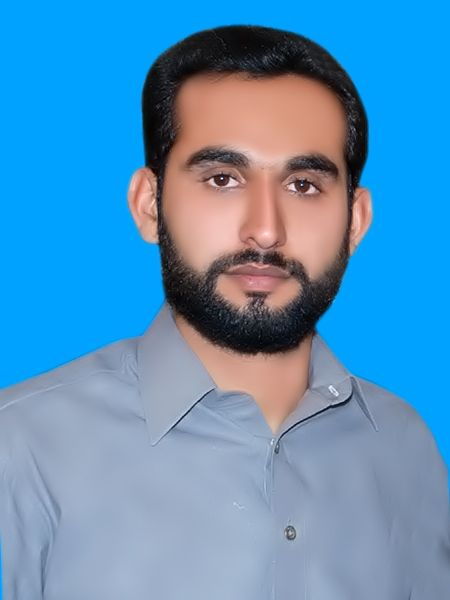
#> input picture sample.jpeg, 450 x 600 px
$ python final.py
#> lines starting #> are read from the running program, lines starting #| are printed output that depends on the picture
#> the answer given: 1
#> the answer given: 1
#> further down, img is the input picture: PIL image 450x600 RGB; mean R, G, B 88.6, 146.2, 187.9
#> (the call stopped at in bg_remove, `remove_output = remove(img)`: rembg is not available in this run)
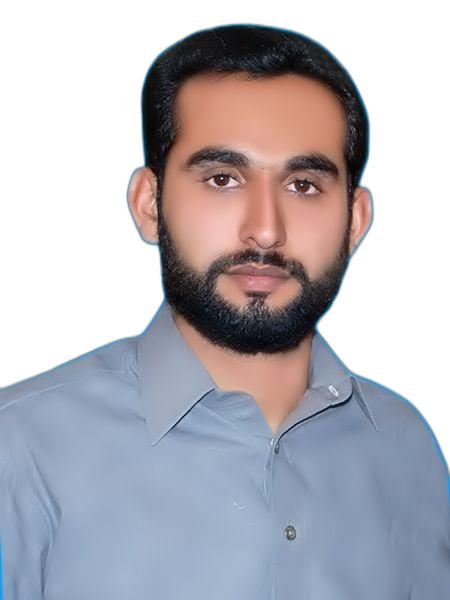
#> input picture samples/remove_background.jpg, 450 x 600 px
#> further down, image is the input picture: shape (600, 450, 3); mean B, G, R 187.6, 180, 182.1
from rembg import remove
import cv2
from PIL import Image


def detect_and_crop_face(image, faceCascade, padding_ratio):
#> called with padding_ratio = 0.3
    gray = cv2.cvtColor(image, cv2.COLOR_BGR2GRAY)
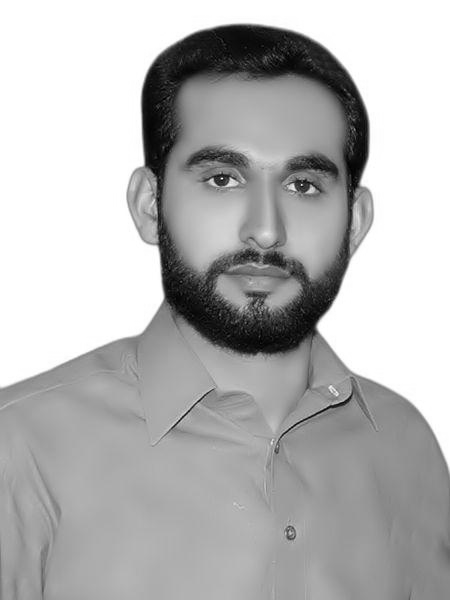
#> gray: shape (600, 450); min 0, max 255, mean 181.5
    faces = faceCascade.detectMultiScale(
        gray,
        scaleFactor=1.1,
        minNeighbors=5,
        minSize=(30, 30),
        flags=cv2.CASCADE_SCALE_IMAGE,
    )
#> faces = [[137, 80, 252, 252]]
    if len(faces) > 0:
        (x, y, w, h) = faces[0]
#> x = 137; y = 80; w = 252; h = 252
        padding_x = int(padding_ratio * w)
#> padding_x = 75
        padding_y = int(padding_ratio * h)
#> padding_y = 75
        x_start = max(0, x - padding_x)
#> x_start = 62
        x_end = min(image.shape[1], x + w + padding_x)
#> x_end = 450
        y_start = max(0, y - padding_y)
#> y_start = 5
        y_end = min(image.shape[0], y + h + padding_y)
#> y_end = 407
        cropped = image[y_start:y_end, x_start:x_end]
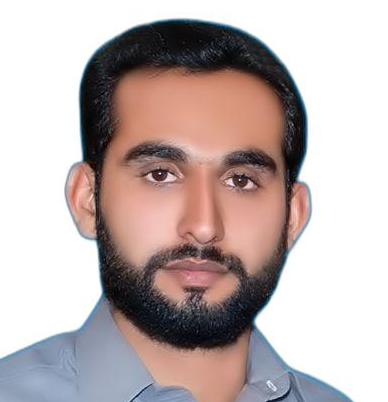
#> cropped: shape (402, 388, 3); mean B, G, R 176.1, 177.6, 190.8
        return cropped
    else:
        return None


def bg_remove(img, output_path):
    remove_output = remove(img)
    output = Image.new("RGB", remove_output.size, (255, 255, 255))
    output.paste(remove_output, mask=remove_output.split()[3])
    output = output.convert("RGB")
    output.save(output_path, "JPEG")


def crop_to_aspect_ratio(aspect_ratio,
                        top_pixels,
                        bottom_pixels,
                        left_pixels,
                        right_pixels):
#> called with aspect_ratio = 1, top_pixels = 0, bottom_pixels = 0, left_pixels = 0, right_pixels = 0
    img = Image.open('samples/detected_and_cropped_img.jpg')
#> img: PIL image 388x402 RGB
    width, height = img.size
#> width = 388; height = 402
    desired_width = int(height * aspect_ratio)
#> desired_width = 402
    desired_height = int(width / aspect_ratio)
#> desired_height = 388
    if width/height > aspect_ratio:
        left = (width - desired_width) / 2
        top = 0
        right = (width + desired_width) / 2
        bottom = height
    else:
        left = 0
        top = (height - desired_height) / 2
#> top = 7
        right = width
#> right = 388
        bottom = (height + desired_height) / 2
#> bottom = 395
    img = img.crop((int(left), int(top), int(right), int(bottom)))
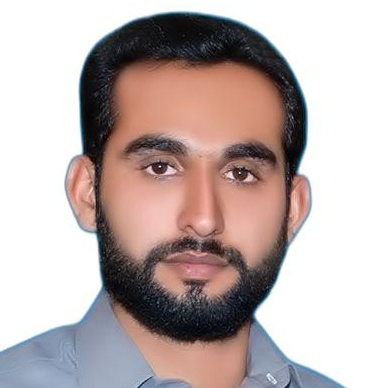
#> img: PIL image 388x388 RGB; mean R, G, B 190.3, 176.5, 174.6
    img.save('samples/final_output_image.jpg')
    final1 = cv2.imread("samples/final_output_image.jpg")
    country_in_pixel = ((602, 602),(413, 531),(413, 531),(413, 531))
    final = cv2.resize(final1, (country_in_pixel[int(country)-1]))
    cv2.imwrite("samples/final1.jpg", final)
    image = cv2.imread('samples/final1.jpg')
#> image: shape (602, 602, 3)
    padded_image = cv2.copyMakeBorder(
        image,
        top_pixels,
        bottom_pixels,
        left_pixels,
        right_pixels,
        cv2.BORDER_CONSTANT,
        value=(255, 255, 255),
    )
    cv2.imwrite('output_images/final.jpg', padded_image)
    final = cv2.imread("output_images/final.jpg")


if __name__ == "__main__":
    try:
    # country: [width, height, head_width, head_height, padding_ratio]
        all_country = {
            "1": [51, 51, 25, 35, 0.3], # USE
            "2": [35, 45, 29, 34, 0.45], # UK
            "3": [35, 45, 32, 36, 0.48], # AUSTRALIA
            "4": [35, 45, 32, 36, 0.48], # NEWZELAND
        }
        country = input(
            "Choose 1,2,3,4 according to country\n1.USA\n2.UK\n3.Australia\n4.Newzealand\n="
        )
        padding=int(input("Enter \n 1.'1' for 0 padding \n 2. '2' For 20 padding\n="))
        faceCascade = cv2.CascadeClassifier(
            cv2.data.haarcascades + "haarcascade_frontalface_default.xml"
        )
        img_path="sample.jpeg"
        img = Image.open(img_path)
        bg_remove(img, "samples/remove_background.jpg")
        image = cv2.imread('samples/remove_background.jpg')
        cropped = detect_and_crop_face(
            image, faceCascade, all_country[country][4]
        )
        if cropped is not None:
            cv2.imwrite("samples/detected_and_cropped_img.jpg", cropped)
        width = all_country[country][0]
        height = all_country[country][1]
        if(padding==1):
            top_pixels = 0
            bottom_pixels = 0
            left_pixels = 0
            right_pixels = 0
        if(padding==2):
            top_pixels = 20
            bottom_pixels = 20
            left_pixels = 20
            right_pixels = 20

        crop_to_aspect_ratio(width/height,
                            top_pixels,
                            bottom_pixels,
                            left_pixels,
                            right_pixels
                        )
        cv2.destroyAllWindows()
    except:
        print("There is some error with the inputs")
